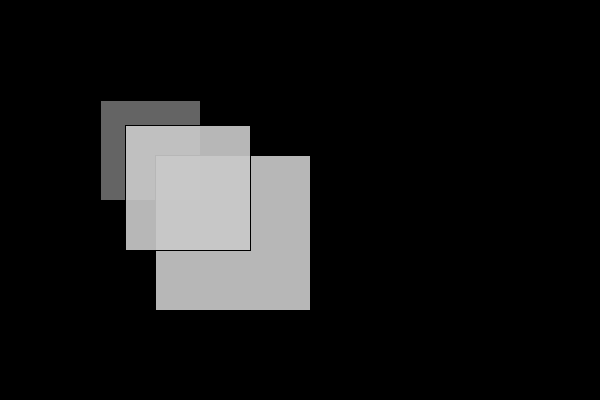
Frame 1 (no input)
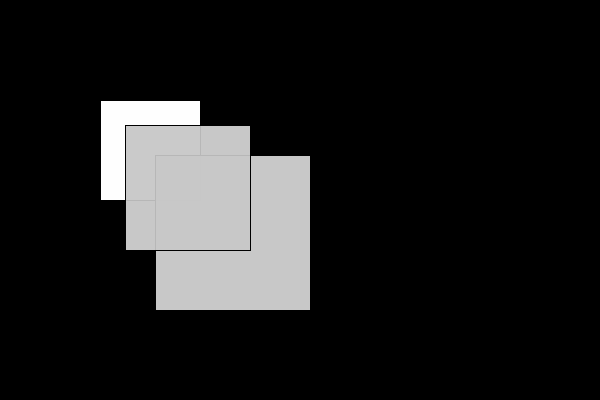
Frame 60 (the mouse pressed at the canvas centre just before this capture)
Frame 120 (the mouse held since frame 60 and released just before this capture): identical to frame 60, image omitted

The Processing sketch that drew these frames (run headless with seeded random() and noise(); from frame 60 on, the mouse is pressed at the canvas centre):

// Processing sketch: processing_32888
// ── processing_32888.pde


//Joseph Volpe,
//August 4th
//Print Poem Console assignment


void setup(){
  println();
float f = 0.3;
println("I understand about indecision \n But I don't care if I get behind \n People livin' in competition \n All I want is to have my peace of mind");
String s = "-Boston";
println(s);


line(1,3,8,5);
  size(600,400);
  background(0);
  

}





void draw(){
 
  fill(255, 255, 255, 100);
  rect(100, 100, 100, 100);
  fill(200, 200, 200, 233);
  rect(155, 155, 155, 155);
  rect(125, 125, 125, 125);
  pushMatrix();
  scale(.3);
  
  popMatrix();
  
  
  
}
